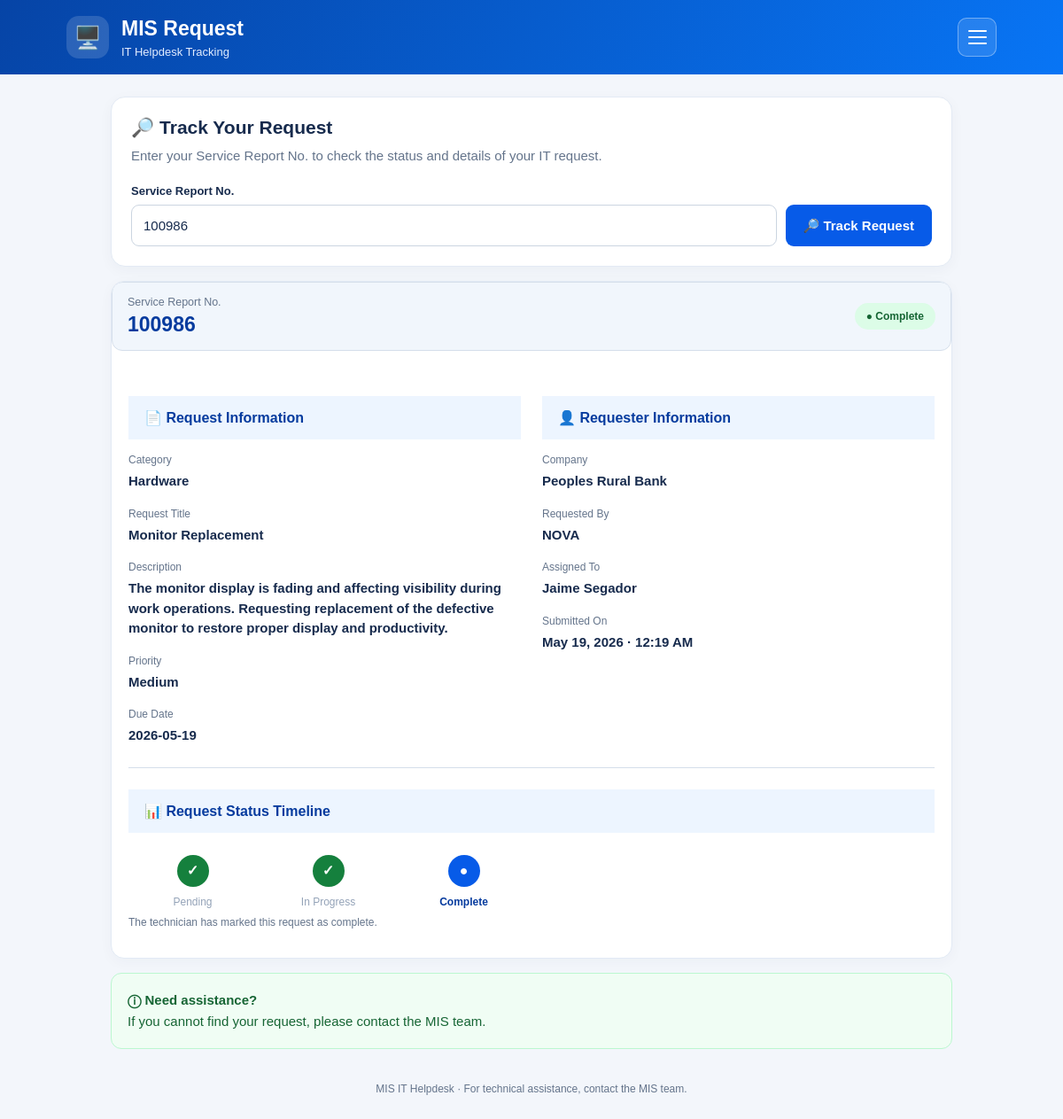
Page /track-request.php?report_id=100986 on the committed database.
### tables this page shows
CREATE TABLE `tasks` (
  `task_id` int(11) NOT NULL,
  `report_id` int(11) NOT NULL,
  `category` varchar(100) NOT NULL,
  `title` varchar(255) NOT NULL,
  `description` text NOT NULL,
  `priority` varchar(20) NOT NULL DEFAULT 'Medium',
  `company_id` int(11) NOT NULL,
  `requested_by` varchar(150) NOT NULL,
  `requester_no` varchar(30) NOT NULL,
  `assigned_id` int(11) DEFAULT NULL,
  `due_date` date DEFAULT NULL,
  `status` varchar(30) NOT NULL DEFAULT 'Pending',
  `attachment_path` varchar(255) DEFAULT NULL,
  `requester_ipadd` varchar(45) DEFAULT NULL,
  `device_info` text DEFAULT NULL,
  `created_at` timestamp NOT NULL DEFAULT current_timestamp(),
  `updated_at` timestamp NULL DEFAULT current_timestamp() ON UPDATE current_timestamp(),
  `assigned_to` int(11) DEFAULT NULL,
  `diagnosis` text DEFAULT NULL,
  `action_taken` text DEFAULT NULL,
  `recommendation` text DEFAULT NULL
);

CREATE TABLE `companies` (
  `comp_id` int(11) NOT NULL,
  `comp_name` varchar(50) NOT NULL,
  `comp_short_name` varchar(60) DEFAULT NULL,
  `mobile_no` varchar(20) DEFAULT NULL,
  `messenger_link` varchar(255) DEFAULT NULL,
  `comp_address` varchar(50) NOT NULL,
  `tin` varchar(255) NOT NULL,
  `business_type` varchar(255) NOT NULL,
  `created_at` timestamp NOT NULL DEFAULT current_timestamp()
);

CREATE TABLE `users` (
  `user_id` int(11) NOT NULL,
  `employee_no` int(11) DEFAULT NULL,
  `full_name` varchar(50) NOT NULL,
  `position` varchar(20) DEFAULT NULL,
  `mobile_no` varchar(20) DEFAULT NULL,
  `date_of_birth` date DEFAULT NULL,
  `date_hired` date DEFAULT NULL,
  `blood_type` varchar(5) DEFAULT NULL,
  `sss_no` varchar(30) DEFAULT NULL,
  `pagibig_no` varchar(30) DEFAULT NULL,
  `philhealth_no` varchar(30) DEFAULT NULL,
  `tin_no` varchar(30) DEFAULT NULL,
  `emergency_contact_name` varchar(150) DEFAULT NULL,
  `emergency_contact_number` varchar(25) DEFAULT NULL,
  `emergency_contact_relationship` varchar(80) DEFAULT NULL,
  `emergency_contact_address` text DEFAULT NULL,
  `username` varchar(50) NOT NULL,
  `password` varchar(255) NOT NULL,
  `role` enum('admin','employee','mishead','misuser') NOT NULL,
  `created_at` timestamp NOT NULL DEFAULT current_timestamp(),
  `presence_status` enum('Available','Busy','On Leave','Away') NOT NULL DEFAULT 'Available',
  `updated_at` timestamp NOT NULL DEFAULT current_timestamp() ON UPDATE current_timestamp(),
  `biometric_id` varchar(50) DEFAULT NULL
);

### track-request.php (the view, shortened to what this page needs)
<?php
require_once __DIR__ . "/DB_connection.php";
$request = null;
$reportNo = trim($_GET['report_id'] ?? '');
if ($reportNo !== '') {
    if (!ctype_digit($reportNo)) {
        $errorMessage = "Please enter a valid Service Report No.";
    } else {
        try {
            $sql = "
                SELECT
                    t.*,
                    c.comp_name,
                    u.full_name AS assignee_name
                FROM tasks AS t
                LEFT JOIN companies AS c
                    ON c.comp_id = t.company_id
                LEFT JOIN users AS u
                    ON u.user_id = t.assigned_id
                WHERE t.report_id = :report_id
                LIMIT 1
            ";
            $stmt = $conn->prepare($sql);
            $stmt->execute([
                'report_id' => $reportNo
            ]);
            $request = $stmt->fetch(PDO::FETCH_ASSOC);
        } catch (PDOException $e) {
            error_log("Tracking query failed: " . $e->getMessage());
            $errorMessage = "Unable to retrieve your request right now. Please try again later.";
        }
    }
}
function h($value): string {
    return htmlspecialchars((string)($value ?? ''), ENT_QUOTES, 'UTF-8');
}
$status = trim((string)($request['status'] ?? 'Pending'));
$statusAliases = [
    'Completed' => 'Complete',
    'Ongoing' => 'In Progress',
    'On Going' => 'In Progress'
];
$displayStatus = $statusAliases[$status] ?? $status;
$workflowStatuses = [
    'Pending',
    'In Progress',
    'Complete',
    'Incomplete',
    'On Hold',
    'Cancelled'
];
$isKnownStatus = in_array($displayStatus, $workflowStatuses, true);
$timelineSteps = [];
$activeIndex = -1;
if ($isKnownStatus) {
    if ($displayStatus === 'Cancelled') {
        $timelineSteps = ['Pending', 'Cancelled'];
        $activeIndex = 1;
    } elseif ($displayStatus === 'Pending') {
        $timelineSteps = ['Pending', 'In Progress'];
        $activeIndex = 0;
    } elseif ($displayStatus === 'In Progress') {
        $timelineSteps = ['Pending', 'In Progress'];
        $activeIndex = 1;
    } else {
        $timelineSteps = ['Pending', 'In Progress', $displayStatus];
        $activeIndex = 2;
    }
}
$submitted = 'Not available';
if ($request) {
    foreach (['created_at', 'submitted_at', 'date_created'] as $dateColumn) {
        if (!empty($request[$dateColumn])) {
            $timestamp = strtotime($request[$dateColumn]);
            if ($timestamp !== false) {
                $submitted = date('M d, Y · h:i A', $timestamp);
            }
            break;
        }
    }
}
?>
<!DOCTYPE html>
<html lang="en">
<head>
    <link rel="stylesheet" href="css/style.css">
</head>
<body>
<header class="topbar">
    <div class="topbar-inner">
        <div class="logo">🖥️</div>
        <div class="header-content">
            <h1>MIS Request</h1>
            <p>IT Helpdesk Tracking</p>
        </div>
        <div class="nav-menu">
            <button class="nav-toggle" type="button"
                    aria-label="Open navigation menu"
                    aria-expanded="false"
                    aria-controls="main-navigation">
                <span></span><span></span><span></span>
            </button>
        </div>
    </div>
</header>
<main class="container">
    <section class="intro">
        <h2>🔎 Track Your Request</h2>
        <p>Enter your Service Report No. to check the status and details of your IT request.</p>
        <form class="track-search" id="trackingForm"
              method="GET" action="track-request.php">
            <div class="field">
                <label for="report_id">Service Report No.</label>
                <input
                    type="text"
                    id="report_id"
                    name="report_id"
                    placeholder="Enter Service Report No. (e.g. 101012)"
                    inputmode="numeric"
                    pattern="[0-9]+"
                    maxlength="12"
                    value="<?= h($reportNo) ?>"
                    required>
            </div>
            <button class="primary-btn" type="submit">
                🔎 Track Request
            </button>
        </form>
    </section>
    <section class="section track-result" id="trackResult"
             <?= $request ? '' : 'hidden' ?>>
        <?php if ($request): ?>
            <div class="request-number">
                <div>
                    <small>Service Report No.</small>
                    <strong><?= h($request['report_id']) ?></strong>
                </div>
                <span class="status-badge">
                    ● <?= h($displayStatus) ?>
                </span>
            </div>
            <div class="section-body">
                <div class="detail-grid">
                    <div>
                        <h3 class="section-title">📄 Request Information</h3>
                        <div class="detail-item">
                            <span class="detail-label">Category</span>
                            <div class="detail-value"><?= h($request['category'] ?? 'Not specified') ?></div>
                        </div>
                        <div class="detail-item">
                            <span class="detail-label">Request Title</span>
                            <div class="detail-value"><?= h($request['title'] ?? 'Not specified') ?></div>
                        </div>
                        <div class="detail-item">
                            <span class="detail-label">Description</span>
                            <div class="detail-value"><?= nl2br(h($request['description'] ?? 'Not specified')) ?></div>
                        </div>
                        <div class="detail-item">
                            <span class="detail-label">Priority</span>
                            <div class="detail-value"><?= h($request['priority'] ?? 'Not specified') ?></div>
                        </div>
                        <div class="detail-item">
                            <span class="detail-label">Due Date</span>
                            <div class="detail-value">
                                <?= !empty($request['due_date']) ? h($request['due_date']) : 'Not specified' ?>
                            </div>
                        </div>
                    </div>
                    <div>
                        <h3 class="section-title">👤 Requester Information</h3>
                        <div class="detail-item">
                            <span class="detail-label">Company</span>
                            <div class="detail-value"><?= h($request['comp_name'] ?? 'Not specified') ?></div>
                        </div>
                        <div class="detail-item">
                            <span class="detail-label">Requested By</span>
                            <div class="detail-value"><?= h($request['requested_by'] ?? 'Not specified') ?></div>
                        </div>
                        <div class="detail-item">
                            <span class="detail-label">Assigned To</span>
                            <div class="detail-value">
                                <?= h($request['assignee_name'] ?? 'Not yet assigned') ?>
                            </div>
                        </div>
                        <div class="detail-item">
                            <span class="detail-label">Submitted On</span>
                            <div class="detail-value"><?= h($submitted) ?></div>
                        </div>
                    </div>
                </div>
                <hr style="border:0;border-top:1px solid var(--border);margin:24px 0">
                <h3 class="section-title">📊 Request Status Timeline</h3>
                <?php if ($isKnownStatus): ?>
                    <div class="timeline">
                        <?php foreach ($timelineSteps as $index => $step): ?>
                            <?php
                                $stepClass = '';
                                $symbol = '·';
                                if ($index < $activeIndex) {
                                    $stepClass = 'complete';
                                    $symbol = '✓';
                                } elseif ($index === $activeIndex) {
                                    $stepClass = 'active';
                                    $symbol = '●';
                                }
                            ?>
                            <div class="timeline-step <?= h($stepClass) ?>">
                                <div class="timeline-circle"><?= h($symbol) ?></div>
                                <?= h($step) ?>
                            </div>
                        <?php endforeach; ?>
                    </div>
                    <?php if (in_array($displayStatus, ['Incomplete', 'On Hold'], true)): ?>
                        <p class="hint">
                            This request may return to In Progress when the technician resumes work.
                        </p>
                    <?php elseif ($displayStatus === 'Complete'): ?>
                        <p class="hint">The technician has marked this request as complete.</p>
                    <?php elseif ($displayStatus === 'Cancelled'): ?>
                        <p class="hint">This request has been cancelled.</p>
                    <?php endif; ?>
                <?php else: ?>
                    <div class="track-message error" role="status">
                        Current status: <?= h($status) ?>. The timeline will appear when this status is updated to a recognized workflow status.
                    </div>
                <?php endif; ?>
            </div>
        <?php endif; ?>
    </section>
    <div class="help-panel">
        <strong>ⓘ Need assistance?</strong><br>
        If you cannot find your request, please contact the MIS team.
    </div>
    <footer class="footer">
        MIS IT Helpdesk · For technical assistance, contact the MIS team.
    </footer>
</main>
</body>
</html>

### css/style.css (style rules this page uses)
:root { --primary:#075be8;--primary-dark:#063b9e;--light-blue:#edf5ff;--border:#d5deea;--text:#172b4d;--muted:#64748b;--success:#15803d }
* { box-sizing:border-box }
body { margin:0;background:#f3f6fb;color:var(--text);font-family:Arial,Helvetica,sans-serif;font-size:15px }
.topbar { background:linear-gradient(120deg,#0644a6,#0875f5);color:#fff;padding:18px 24px }
.topbar-inner { max-width:1050px;margin:auto;display:flex;align-items:center;gap:14px;flex-wrap:wrap }
.logo { width:48px;height:48px;background:rgba(255,255,255,.15);border-radius:14px;display:grid;place-items:center;font-size:25px;flex-shrink:0 }
.topbar h1 { font-size:23px;margin:0 0 5px }
.topbar p { margin:0;font-size:13px;color:#e2edff }
.header-content { flex:1;min-width:160px }
.container { width:min(100% - 28px,950px);margin:25px auto }
.intro { background:#fff;border:1px solid #e3eaf4;border-radius:16px;padding:22px;margin-bottom:16px;box-shadow:0 4px 16px rgba(23,43,77,.04) }
.intro h2 { font-size:21px;margin:0 0 8px }
.intro p { margin:0;color:var(--muted);line-height:1.6 }
.request-number { display:flex;align-items:center;justify-content:space-between;gap:12px;background:#f1f6fc;border:1px solid var(--border);border-radius:12px;padding:15px 17px;margin-bottom:16px }
.request-number small { display:block;color:var(--muted);margin-bottom:5px }
.request-number strong { font-size:23px;color:var(--primary-dark) }
.section { background:#fff;border:1px solid #e2eaf5;border-radius:15px;overflow:hidden;margin-bottom:16px;box-shadow:0 4px 16px rgba(23,43,77,.035) }
.section-title { background:var(--light-blue);padding:15px 18px;display:flex;align-items:center;gap:10px;color:var(--primary-dark);font-weight:bold;font-size:16px }
.section-body { padding:19px }
.field { margin-bottom:18px }
label { display:block;font-weight:600;font-size:13px;margin-bottom:8px }
input,select,textarea { display:block;width:100%;min-height:47px;padding:12px 13px;border:1px solid #cbd5e1;border-radius:9px;background:#fff;color:var(--text);font:inherit;outline:none;transition:border-color .2s,box-shadow .2s }
.hint { font-size:12px;color:var(--muted);margin-top:7px;line-height:1.5 }
.footer { text-align:center;color:var(--muted);font-size:12px;padding:22px 10px }
.track-search { display:grid;grid-template-columns:1fr auto;gap:10px;align-items:end;margin-top:20px }
.track-search .field { margin:0 }
.primary-btn { min-height:47px;padding:12px 20px;border:0;border-radius:9px;background:var(--primary);color:white;font:inherit;font-weight:bold;cursor:pointer }
.status-badge { display:inline-block;padding:8px 13px;border-radius:20px;background:#dcfce7;color:#166534;font-size:12px;font-weight:bold;white-space:nowrap }
.detail-grid { display:grid;grid-template-columns:1fr 1fr;gap:24px }
.detail-item { margin-bottom:18px }
.detail-item:last-child { margin-bottom:0 }
.detail-label { display:block;margin-bottom:6px;color:var(--muted);font-size:12px }
.detail-value { font-weight:600;line-height:1.5;overflow-wrap:anywhere }
.timeline { display:grid;grid-template-columns:repeat(6,minmax(0,1fr));gap:8px;margin-top:25px }
.timeline-step { text-align:center;color:#94a3b8;font-size:12px }
.timeline-circle { display:grid;place-items:center;width:36px;height:36px;margin:0 auto 10px;border-radius:50%;background:#e2e8f0;color:#64748b;font-size:16px;font-weight:bold }
.timeline-step.active { color:var(--primary-dark);font-weight:bold }
.timeline-step.active .timeline-circle { background:var(--primary);color:white }
.timeline-step.complete .timeline-circle { background:#15803d;color:white }
.help-panel { padding:18px;border:1px solid #bbf7d0;border-radius:12px;background:#f0fdf4;color:#166534;line-height:1.6;margin-bottom:16px }
.nav-menu { position: relative; margin-left: auto; }
.nav-toggle { display: flex; flex-direction: column; justify-content: center; align-items: center; gap: 5px; width: 44px; height: 44px; border: 1px solid rgba(255,255,255,.35); border-radius: 10px; background: rgba(255,255,255,.12); cursor: pointer; }
.nav-toggle span { display: block; width: 21px; height: 2px; border-radius: 2px; background: #fff; }

### rows in the picture
tasks: report "100986", status "Complete", category "Hardware", title "Monitor Replacement", description "The monitor display is fading and affecting visibility during work operations. Requesting replacement of the defective monitor to restore proper display and productivity.", priority "Medium", due_date "2026-05-19", company.comp_name "Peoples Rural Bank", requested_by "NOVA", users.full_name "Jaime Segador", created_at "May 19, 2026 · 12:19 AM", status "✓", status "Pending", status "In Progress", status "●"
